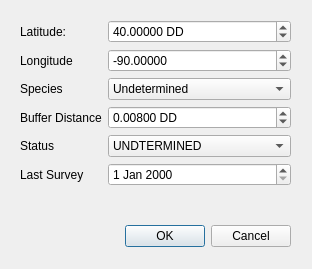
<?xml version="1.0" encoding="UTF-8"?>
<ui version="4.0">
 <class>NewRaptorDialogBase</class>
 <widget class="QDialog" name="NewRaptorDialogBase">
  <property name="geometry">
   <rect>
    <x>0</x>
    <y>0</y>
    <width>312</width>
    <height>269</height>
   </rect>
  </property>
  <property name="windowTitle">
   <string>Add New Raptor</string>
  </property>
  <widget class="QDialogButtonBox" name="button_box">
   <property name="geometry">
    <rect>
     <x>-50</x>
     <y>220</y>
     <width>341</width>
     <height>32</height>
    </rect>
   </property>
   <property name="orientation">
    <enum>Qt::Horizontal</enum>
   </property>
   <property name="standardButtons">
    <set>QDialogButtonBox::Cancel|QDialogButtonBox::Ok</set>
   </property>
  </widget>
  <widget class="QWidget" name="formLayoutWidget">
   <property name="geometry">
    <rect>
     <x>20</x>
     <y>20</y>
     <width>271</width>
     <height>191</height>
    </rect>
   </property>
   <layout class="QFormLayout" name="formLayout">
    <item row="0" column="0">
     <widget class="QLabel" name="latitudeLabel">
      <property name="text">
       <string>Latitude: </string>
      </property>
     </widget>
    </item>
    <item row="0" column="1">
     <widget class="QDoubleSpinBox" name="spbLat">
      <property name="suffix">
       <string> DD</string>
      </property>
      <property name="decimals">
       <number>5</number>
      </property>
      <property name="minimum">
       <double>-90.000000000000000</double>
      </property>
      <property name="maximum">
       <double>90.000000000000000</double>
      </property>
      <property name="singleStep">
       <double>0.001000000000000</double>
      </property>
      <property name="value">
       <double>40.000000000000000</double>
      </property>
     </widget>
    </item>
    <item row="1" column="0">
     <widget class="QLabel" name="longitudeLabel">
      <property name="text">
       <string>Longitude</string>
      </property>
     </widget>
    </item>
    <item row="1" column="1">
     <widget class="QDoubleSpinBox" name="dsblng">
      <property name="decimals">
       <number>5</number>
      </property>
      <property name="minimum">
       <double>-180.000000000000000</double>
      </property>
      <property name="maximum">
       <double>180.000000000000000</double>
      </property>
      <property name="singleStep">
       <double>0.001000000000000</double>
      </property>
      <property name="value">
       <double>-90.000000000000000</double>
      </property>
     </widget>
    </item>
    <item row="2" column="0">
     <widget class="QLabel" name="speciesLabel">
      <property name="text">
       <string>Species</string>
      </property>
     </widget>
    </item>
    <item row="2" column="1">
     <widget class="QComboBox" name="cbSpecies">
      <item>
       <property name="text">
        <string>Undetermined</string>
       </property>
      </item>
      <item>
       <property name="text">
        <string>Red-tail Hawk</string>
       </property>
      </item>
      <item>
       <property name="text">
        <string>Swainsons Hawk</string>
       </property>
      </item>
      <item>
       <property name="text">
        <string>Northen Harrier</string>
       </property>
      </item>
     </widget>
    </item>
    <item row="3" column="0">
     <widget class="QLabel" name="bufferDistanceLabel">
      <property name="text">
       <string>Buffer Distance</string>
      </property>
     </widget>
    </item>
    <item row="3" column="1">
     <widget class="QDoubleSpinBox" name="sbBuffer">
      <property name="suffix">
       <string> DD</string>
      </property>
      <property name="decimals">
       <number>5</number>
      </property>
      <property name="maximum">
       <double>0.100000000000000</double>
      </property>
      <property name="singleStep">
       <double>0.001000000000000</double>
      </property>
      <property name="value">
       <double>0.008000000000000</double>
      </property>
     </widget>
    </item>
    <item row="4" column="0">
     <widget class="QLabel" name="statusLabel">
      <property name="text">
       <string>Status</string>
      </property>
     </widget>
    </item>
    <item row="4" column="1">
     <widget class="QComboBox" name="cbStatus">
      <item>
       <property name="text">
        <string>UNDTERMINED</string>
       </property>
      </item>
      <item>
       <property name="text">
        <string>ACTIVE NEST</string>
       </property>
      </item>
      <item>
       <property name="text">
        <string>INACTIVE NEST</string>
       </property>
      </item>
      <item>
       <property name="text">
        <string>FLEDGED NEST</string>
       </property>
      </item>
     </widget>
    </item>
    <item row="5" column="0">
     <widget class="QLabel" name="lastSurveyLabel">
      <property name="text">
       <string>Last Survey</string>
      </property>
     </widget>
    </item>
    <item row="5" column="1">
     <widget class="QDateEdit" name="dateLastSurvey"/>
    </item>
   </layout>
  </widget>
 </widget>
 <resources/>
 <connections>
  <connection>
   <sender>button_box</sender>
   <signal>accepted()</signal>
   <receiver>NewRaptorDialogBase</receiver>
   <slot>accept()</slot>
   <hints>
    <hint type="sourcelabel">
     <x>20</x>
     <y>20</y>
    </hint>
    <hint type="destinationlabel">
     <x>20</x>
     <y>20</y>
    </hint>
   </hints>
  </connection>
  <connection>
   <sender>button_box</sender>
   <signal>rejected()</signal>
   <receiver>NewRaptorDialogBase</receiver>
   <slot>reject()</slot>
   <hints>
    <hint type="sourcelabel">
     <x>20</x>
     <y>20</y>
    </hint>
    <hint type="destinationlabel">
     <x>20</x>
     <y>20</y>
    </hint>
   </hints>
  </connection>
 </connections>
</ui>
